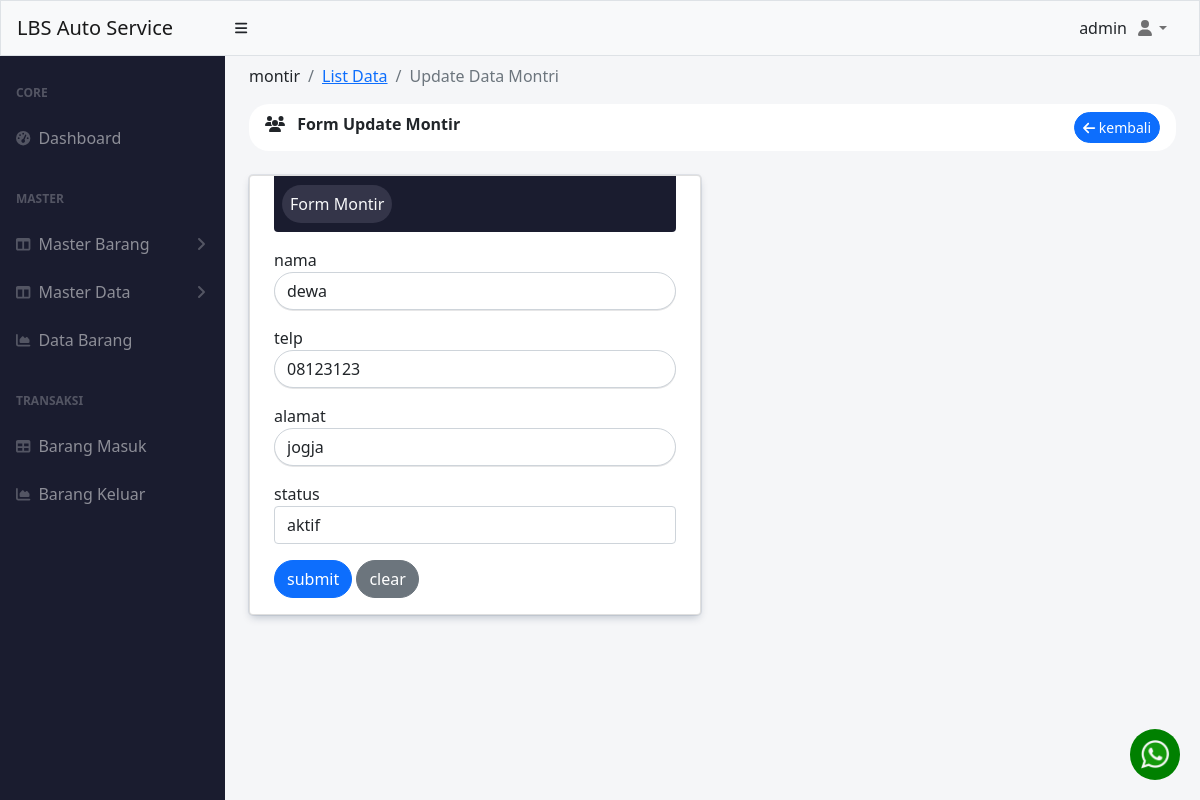
Page /index.php?montir=update&id=9 (signed in) on the committed database.
### tables this page shows
CREATE TABLE `montir` (
  `id` int(11) NOT NULL,
  `nama` varchar(50) NOT NULL,
  `telp` char(20) NOT NULL,
  `alamat` varchar(255) NOT NULL,
  `status` enum('aktif','non-aktif') NOT NULL
);

### pages/master_data/montir/update.php (the view, shortened to what this page needs)
<?php
include './koneksi.php';
$id = $_GET['id'];
$query_select = mysqli_query($conn, "SELECT * FROM montir WHERE id='$id'");
$data = mysqli_fetch_assoc($query_select);
?>
<div class="container-fluid px-4 ">
    <ol class="breadcrumb pt-2">
        <li class="breadcrumb-item ">montir</li>
        <li class="breadcrumb-item"><a href="index.php?menu=montir">List Data</a></li>
        <li class="breadcrumb-item active">Update Data Montri</li>
    </ol>
    <div class="mb-4">
        <div class="card-header clearfix mb-3" style="border-radius: 20px ;background-color: white; border:0px;">
            <i class="fa-solid fa-users"></i>
            <span class="ms-2 fw-bolder"> Form Update Montir</span>
            <a href="index.php?menu=montir" class="btn btn-sm btn-primary float-end rounded-pill ">
                <i class="fa-solid fa-arrow-left"></i> kembali
            </a>
        </div>
    </div>
    <div class="row ">
        <div class="mb-4 col-md-6">
            <div class="card border-none" style="box-shadow: rgba(9, 30, 66, 0.25) 0px 4px 8px -2px, rgba(9, 30, 66, 0.08) 0px 0px 0px 1px;">
                <div class="rounded-bottom mx-4  py-3 px-2  text-light" style="background-color: #1a1c2f;">
                    <span class="p-2 rounded-pill flex" style="background-color: #343549;"> Form Montir</span>
                </div>
                <div class="card-body px-4">
                    <form action="" method="POST">
                        <div class="mb-3">
                            <label for="nama" class="form-label py-0 m-0">nama</label>
                            <input type="text" value="<?= $data['nama'] ?>" class="form-control rounded-pill border-none" id="nama" name="nama" placeholder="nama" required style="box-shadow: rgba(17, 17, 26, 0.1) 0px 1px 0px;">
                        </div>
                        <div class="mb-3">
                            <label for="telp" class="form-label py-0 m-0">telp</label>
                            <input type="number" value="<?= $data['telp'] ?>" class="form-control rounded-pill border-none" id="telp" name="telp" placeholder="ex: 08xxxxxxxxxx" required style="box-shadow: rgba(17, 17, 26, 0.1) 0px 1px 0px;">
                        </div>
                        <div class="mb-3">
                            <label for="alamat" class="form-label py-0 m-0">alamat</label>
                            <input type="text" value="<?= $data['alamat'] ?>" class="form-control rounded-pill border-none" id="alamat" name="alamat" placeholder="alamat" required style="box-shadow: rgba(17, 17, 26, 0.1) 0px 1px 0px;">
                        </div>
                        <div class="mb-3">
                            <label for="status" class="form-label py-0 m-0">status</label>
                            <select name="status" id="status" class="form-control">
                                <?php
                                if ($data['status'] == 'aktif') {
                                ?>
                                    <option value="aktif" selected>aktif</option>
                                <?php
                                } elseif ($data['status'] = 'non-aktif') {
                                ?>
                                    <option value="non-aktif" selected>non-aktif</option>
                                <?php
                                }
                                ?>
                            </select>
                        </div>
                        <button name="submit" name="submit" class="btn btn-primary rounded-pill">submit</button>
                        <button class="btn btn-secondary rounded-pill">clear</button>
                    </form>
                </div>
            </div>
        </div>
    </div>
</div>

### rows in the picture
montir: nama "dewa", telp "08123123", alamat "jogja", status "aktif"

### other values in the picture
$varSession['username'] "admin"
